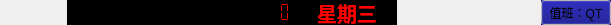
   <widget class="QWidget" name="widget_time" native="true">
    <property name="geometry">
     <rect>
      <x>20</x>
      <y>10</y>
      <width>611</width>
      <height>25</height>
     </rect>
    </property>
    <property name="maximumSize">
     <size>
      <width>16777215</width>
      <height>30</height>
     </size>
    </property>
    <layout class="QHBoxLayout" name="horizontalLayout_35">
     <property name="spacing">
      <number>0</number>
     </property>
     <property name="leftMargin">
      <number>0</number>
     </property>
     <property name="topMargin">
      <number>0</number>
     </property>
     <property name="rightMargin">
      <number>0</number>
     </property>
     <property name="bottomMargin">
      <number>0</number>
     </property>
     <item>
      <spacer name="horizontalSpacer_toolbar_5">
       <property name="orientation">
        <enum>Qt::Horizontal</enum>
       </property>
       <property name="sizeHint" stdset="0">
        <size>
         <width>168</width>
         <height>20</height>
        </size>
       </property>
      </spacer>
     </item>
     <item>
      <widget class="QLCDNumber" name="lcdNumber_time_5">
       <property name="minimumSize">
        <size>
         <width>230</width>
         <height>25</height>
        </size>
       </property>
       <property name="maximumSize">
        <size>
         <width>230</width>
         <height>25</height>
        </size>
       </property>
       <property name="palette">
        <palette>
         <active>
          <colorrole role="WindowText">
           <brush brushstyle="SolidPattern">
            <color alpha="255">
             <red>255</red>
             <green>0</green>
             <blue>0</blue>
            </color>
           </brush>
          </colorrole>
          <colorrole role="Button">
           <brush brushstyle="SolidPattern">
            <color alpha="255">
             <red>0</red>
             <green>0</green>
             <blue>0</blue>
            </color>
           </brush>
          </colorrole>
          <colorrole role="Light">
           <brush brushstyle="SolidPattern">
            <color alpha="255">
             <red>0</red>
             <green>0</green>
             <blue>0</blue>
            </color>
           </brush>
          </colorrole>
          <colorrole role="Midlight">
           <brush brushstyle="SolidPattern">
            <color alpha="255">
             <red>0</red>
             <green>0</green>
             <blue>0</blue>
            </color>
           </brush>
          </colorrole>
          <colorrole role="Dark">
           <brush brushstyle="SolidPattern">
            <color alpha="255">
             <red>0</red>
             <green>0</green>
             <blue>0</blue>
            </color>
           </brush>
          </colorrole>
          <colorrole role="Mid">
           <brush brushstyle="SolidPattern">
            <color alpha="255">
             <red>0</red>
             <green>0</green>
             <blue>0</blue>
            </color>
           </brush>
          </colorrole>
          <colorrole role="Text">
           <brush brushstyle="SolidPattern">
            <color alpha="255">
             <red>255</red>
             <green>0</green>
             <blue>0</blue>
            </color>
           </brush>
          </colorrole>
          <colorrole role="BrightText">
           <brush brushstyle="SolidPattern">
            <color alpha="255">
             <red>255</red>
             <green>0</green>
             <blue>0</blue>
            </color>
           </brush>
          </colorrole>
          <colorrole role="ButtonText">
           <brush brushstyle="SolidPattern">
            <color alpha="255">
             <red>255</red>
             <green>0</green>
             <blue>0</blue>
            </color>
           </brush>
          </colorrole>
          <colorrole role="Base">
           <brush brushstyle="SolidPattern">
            <color alpha="255">
             <red>0</red>
             <green>0</green>
             <blue>0</blue>
            </color>
           </brush>
          </colorrole>
          <colorrole role="Window">
           <brush brushstyle="SolidPattern">
            <color alpha="255">
             <red>0</red>
             <green>0</green>
             <blue>0</blue>
            </color>
           </brush>
          </colorrole>
          <colorrole role="Shadow">
           <brush brushstyle="SolidPattern">
            <color alpha="255">
             <red>0</red>
             <green>0</green>
             <blue>0</blue>
            </color>
           </brush>
          </colorrole>
          <colorrole role="AlternateBase">
           <brush brushstyle="SolidPattern">
            <color alpha="255">
             <red>0</red>
             <green>0</green>
             <blue>0</blue>
            </color>
           </brush>
          </colorrole>
          <colorrole role="ToolTipBase">
           <brush brushstyle="SolidPattern">
            <color alpha="255">
             <red>255</red>
             <green>255</green>
             <blue>220</blue>
            </color>
           </brush>
          </colorrole>
          <colorrole role="ToolTipText">
           <brush brushstyle="SolidPattern">
            <color alpha="255">
             <red>0</red>
             <green>0</green>
             <blue>0</blue>
            </color>
           </brush>
          </colorrole>
         </active>
         <inactive>
          <colorrole role="WindowText">
           <brush brushstyle="SolidPattern">
            <color alpha="255">
             <red>255</red>
             <green>0</green>
             <blue>0</blue>
            </color>
           </brush>
          </colorrole>
          <colorrole role="Button">
           <brush brushstyle="SolidPattern">
            <color alpha="255">
             <red>0</red>
             <green>0</green>
             <blue>0</blue>
            </color>
           </brush>
          </colorrole>
          <colorrole role="Light">
           <brush brushstyle="SolidPattern">
            <color alpha="255">
             <red>0</red>
             <green>0</green>
             <blue>0</blue>
            </color>
           </brush>
          </colorrole>
          <colorrole role="Midlight">
           <brush brushstyle="SolidPattern">
            <color alpha="255">
             <red>0</red>
             <green>0</green>
             <blue>0</blue>
            </color>
           </brush>
          </colorrole>
          <colorrole role="Dark">
           <brush brushstyle="SolidPattern">
            <color alpha="255">
             <red>0</red>
             <green>0</green>
             <blue>0</blue>
            </color>
           </brush>
          </colorrole>
          <colorrole role="Mid">
           <brush brushstyle="SolidPattern">
            <color alpha="255">
             <red>0</red>
             <green>0</green>
             <blue>0</blue>
            </color>
           </brush>
          </colorrole>
          <colorrole role="Text">
           <brush brushstyle="SolidPattern">
            <color alpha="255">
             <red>255</red>
             <green>0</green>
             <blue>0</blue>
            </color>
           </brush>
          </colorrole>
          <colorrole role="BrightText">
           <brush brushstyle="SolidPattern">
            <color alpha="255">
             <red>255</red>
             <green>0</green>
             <blue>0</blue>
            </color>
           </brush>
          </colorrole>
          <colorrole role="ButtonText">
           <brush brushstyle="SolidPattern">
            <color alpha="255">
             <red>255</red>
             <green>0</green>
             <blue>0</blue>
            </color>
           </brush>
          </colorrole>
          <colorrole role="Base">
           <brush brushstyle="SolidPattern">
            <color alpha="255">
             <red>0</red>
             <green>0</green>
             <blue>0</blue>
            </color>
           </brush>
          </colorrole>
          <colorrole role="Window">
           <brush brushstyle="SolidPattern">
            <color alpha="255">
             <red>0</red>
             <green>0</green>
             <blue>0</blue>
            </color>
           </brush>
          </colorrole>
          <colorrole role="Shadow">
           <brush brushstyle="SolidPattern">
            <color alpha="255">
             <red>0</red>
             <green>0</green>
             <blue>0</blue>
            </color>
           </brush>
          </colorrole>
          <colorrole role="AlternateBase">
           <brush brushstyle="SolidPattern">
            <color alpha="255">
             <red>0</red>
             <green>0</green>
             <blue>0</blue>
            </color>
           </brush>
          </colorrole>
          <colorrole role="ToolTipBase">
           <brush brushstyle="SolidPattern">
            <color alpha="255">
             <red>255</red>
             <green>255</green>
             <blue>220</blue>
            </color>
           </brush>
          </colorrole>
          <colorrole role="ToolTipText">
           <brush brushstyle="SolidPattern">
            <color alpha="255">
             <red>0</red>
             <green>0</green>
             <blue>0</blue>
            </color>
           </brush>
          </colorrole>
         </inactive>
         <disabled>
          <colorrole role="WindowText">
           <brush brushstyle="SolidPattern">
            <color alpha="255">
             <red>0</red>
             <green>0</green>
             <blue>0</blue>
            </color>
           </brush>
          </colorrole>
          <colorrole role="Button">
           <brush brushstyle="SolidPattern">
            <color alpha="255">
             <red>0</red>
             <green>0</green>
             <blue>0</blue>
            </color>
           </brush>
          </colorrole>
          <colorrole role="Light">
           <brush brushstyle="SolidPattern">
            <color alpha="255">
             <red>0</red>
             <green>0</green>
             <blue>0</blue>
            </color>
           </brush>
          </colorrole>
          <colorrole role="Midlight">
           <brush brushstyle="SolidPattern">
            <color alpha="255">
             <red>0</red>
             <green>0</green>
             <blue>0</blue>
            </color>
           </brush>
          </colorrole>
          <colorrole role="Dark">
           <brush brushstyle="SolidPattern">
            <color alpha="255">
             <red>0</red>
             <green>0</green>
             <blue>0</blue>
            </color>
           </brush>
          </colorrole>
          <colorrole role="Mid">
           <brush brushstyle="SolidPattern">
            <color alpha="255">
             <red>0</red>
             <green>0</green>
             <blue>0</blue>
            </color>
           </brush>
          </colorrole>
          <colorrole role="Text">
           <brush brushstyle="SolidPattern">
            <color alpha="255">
             <red>0</red>
             <green>0</green>
             <blue>0</blue>
            </color>
           </brush>
          </colorrole>
          <colorrole role="BrightText">
           <brush brushstyle="SolidPattern">
            <color alpha="255">
             <red>255</red>
             <green>0</green>
             <blue>0</blue>
            </color>
           </brush>
          </colorrole>
          <colorrole role="ButtonText">
           <brush brushstyle="SolidPattern">
            <color alpha="255">
             <red>0</red>
             <green>0</green>
             <blue>0</blue>
            </color>
           </brush>
          </colorrole>
          <colorrole role="Base">
           <brush brushstyle="SolidPattern">
            <color alpha="255">
             <red>0</red>
             <green>0</green>
             <blue>0</blue>
            </color>
           </brush>
          </colorrole>
          <colorrole role="Window">
           <brush brushstyle="SolidPattern">
            <color alpha="255">
             <red>0</red>
             <green>0</green>
             <blue>0</blue>
            </color>
           </brush>
          </colorrole>
          <colorrole role="Shadow">
           <brush brushstyle="SolidPattern">
            <color alpha="255">
             <red>0</red>
             <green>0</green>
             <blue>0</blue>
            </color>
           </brush>
          </colorrole>
          <colorrole role="AlternateBase">
           <brush brushstyle="SolidPattern">
            <color alpha="255">
             <red>0</red>
             <green>0</green>
             <blue>0</blue>
            </color>
           </brush>
          </colorrole>
          <colorrole role="ToolTipBase">
           <brush brushstyle="SolidPattern">
            <color alpha="255">
             <red>255</red>
             <green>255</green>
             <blue>220</blue>
            </color>
           </brush>
          </colorrole>
          <colorrole role="ToolTipText">
           <brush brushstyle="SolidPattern">
            <color alpha="255">
             <red>0</red>
             <green>0</green>
             <blue>0</blue>
            </color>
           </brush>
          </colorrole>
         </disabled>
        </palette>
       </property>
       <property name="autoFillBackground">
        <bool>true</bool>
       </property>
       <property name="smallDecimalPoint">
        <bool>true</bool>
       </property>
       <property name="digitCount">
        <number>20</number>
       </property>
       <property name="segmentStyle">
        <enum>QLCDNumber::Flat</enum>
       </property>
       <property name="intValue" stdset="0">
        <number>0</number>
       </property>
      </widget>
     </item>
     <item>
      <widget class="QLabel" name="label_day_5">
       <property name="minimumSize">
        <size>
         <width>100</width>
         <height>0</height>
        </size>
       </property>
       <property name="maximumSize">
        <size>
         <width>100</width>
         <height>25</height>
        </size>
       </property>
       <property name="palette">
        <palette>
         <active>
          <colorrole role="WindowText">
           <brush brushstyle="SolidPattern">
            <color alpha="255">
             <red>255</red>
             <green>0</green>
             <blue>0</blue>
            </color>
           </brush>
          </colorrole>
          <colorrole role="Text">
           <brush brushstyle="SolidPattern">
            <color alpha="255">
             <red>255</red>
             <green>0</green>
             <blue>0</blue>
            </color>
           </brush>
          </colorrole>
          <colorrole role="Base">
           <brush brushstyle="SolidPattern">
            <color alpha="255">
             <red>0</red>
             <green>0</green>
             <blue>0</blue>
            </color>
           </brush>
          </colorrole>
          <colorrole role="Window">
           <brush brushstyle="SolidPattern">
            <color alpha="255">
             <red>0</red>
             <green>0</green>
             <blue>0</blue>
            </color>
           </brush>
          </colorrole>
         </active>
         <inactive>
          <colorrole role="WindowText">
           <brush brushstyle="SolidPattern">
            <color alpha="255">
             <red>255</red>
             <green>0</green>
             <blue>0</blue>
            </color>
           </brush>
          </colorrole>
          <colorrole role="Text">
           <brush brushstyle="SolidPattern">
            <color alpha="255">
             <red>255</red>
             <green>0</green>
             <blue>0</blue>
            </color>
           </brush>
          </colorrole>
          <colorrole role="Base">
           <brush brushstyle="SolidPattern">
            <color alpha="255">
             <red>0</red>
             <green>0</green>
             <blue>0</blue>
            </color>
           </brush>
          </colorrole>
          <colorrole role="Window">
           <brush brushstyle="SolidPattern">
            <color alpha="255">
             <red>0</red>
             <green>0</green>
             <blue>0</blue>
            </color>
           </brush>
          </colorrole>
         </inactive>
         <disabled>
          <colorrole role="WindowText">
           <brush brushstyle="SolidPattern">
            <color alpha="255">
             <red>127</red>
             <green>127</green>
             <blue>127</blue>
            </color>
           </brush>
          </colorrole>
          <colorrole role="Text">
           <brush brushstyle="SolidPattern">
            <color alpha="255">
             <red>127</red>
             <green>127</green>
             <blue>127</blue>
            </color>
           </brush>
          </colorrole>
          <colorrole role="Base">
           <brush brushstyle="SolidPattern">
            <color alpha="255">
             <red>0</red>
             <green>0</green>
             <blue>0</blue>
            </color>
           </brush>
          </colorrole>
          <colorrole role="Window">
           <brush brushstyle="SolidPattern">
            <color alpha="255">
             <red>0</red>
             <green>0</green>
             <blue>0</blue>
            </color>
           </brush>
          </colorrole>
         </disabled>
        </palette>
       </property>
       <property name="font">
        <font>
         <pointsize>15</pointsize>
         <weight>75</weight>
         <bold>true</bold>
        </font>
       </property>
       <property name="autoFillBackground">
        <bool>true</bool>
       </property>
       <property name="text">
        <string>星期三</string>
       </property>
       <property name="alignment">
        <set>Qt::AlignCenter</set>
       </property>
      </widget>
     </item>
     <item>
      <spacer name="horizontalSpacer_5">
       <property name="orientation">
        <enum>Qt::Horizontal</enum>
       </property>
       <property name="sizeHint" stdset="0">
        <size>
         <width>244</width>
         <height>20</height>
        </size>
       </property>
      </spacer>
     </item>
     <item>
      <widget class="QToolButton" name="toolButton_On_Off_5">
       <property name="sizePolicy">
        <sizepolicy hsizetype="Fixed" vsizetype="Fixed">
         <horstretch>0</horstretch>
         <verstretch>0</verstretch>
        </sizepolicy>
       </property>
       <property name="minimumSize">
        <size>
         <width>70</width>
         <height>20</height>
        </size>
       </property>
       <property name="maximumSize">
        <size>
         <width>300</width>
         <height>200</height>
        </size>
       </property>
       <property name="palette">
        <palette>
         <active>
          <colorrole role="Button">
           <brush brushstyle="SolidPattern">
            <color alpha="255">
             <red>0</red>
             <green>0</green>
             <blue>127</blue>
            </color>
           </brush>
          </colorrole>
          <colorrole role="Base">
           <brush brushstyle="SolidPattern">
            <color alpha="255">
             <red>255</red>
             <green>255</green>
             <blue>255</blue>
            </color>
           </brush>
          </colorrole>
          <colorrole role="Window">
           <brush brushstyle="SolidPattern">
            <color alpha="255">
             <red>255</red>
             <green>255</green>
             <blue>255</blue>
            </color>
           </brush>
          </colorrole>
         </active>
         <inactive>
          <colorrole role="Button">
           <brush brushstyle="SolidPattern">
            <color alpha="255">
             <red>0</red>
             <green>0</green>
             <blue>127</blue>
            </color>
           </brush>
          </colorrole>
          <colorrole role="Base">
           <brush brushstyle="SolidPattern">
            <color alpha="255">
             <red>255</red>
             <green>255</green>
             <blue>255</blue>
            </color>
           </brush>
          </colorrole>
          <colorrole role="Window">
           <brush brushstyle="SolidPattern">
            <color alpha="255">
             <red>255</red>
             <green>255</green>
             <blue>255</blue>
            </color>
           </brush>
          </colorrole>
         </inactive>
         <disabled>
          <colorrole role="Button">
           <brush brushstyle="SolidPattern">
            <color alpha="255">
             <red>0</red>
             <green>0</green>
             <blue>127</blue>
            </color>
           </brush>
          </colorrole>
          <colorrole role="Base">
           <brush brushstyle="SolidPattern">
            <color alpha="255">
             <red>255</red>
             <green>255</green>
             <blue>255</blue>
            </color>
           </brush>
          </colorrole>
          <colorrole role="Window">
           <brush brushstyle="SolidPattern">
            <color alpha="255">
             <red>255</red>
             <green>255</green>
             <blue>255</blue>
            </color>
           </brush>
          </colorrole>
         </disabled>
        </palette>
       </property>
       <property name="autoFillBackground">
        <bool>true</bool>
       </property>
       <property name="text">
        <string>值班：QT</string>
       </property>
      </widget>
     </item>
    </layout>
   </widget>
